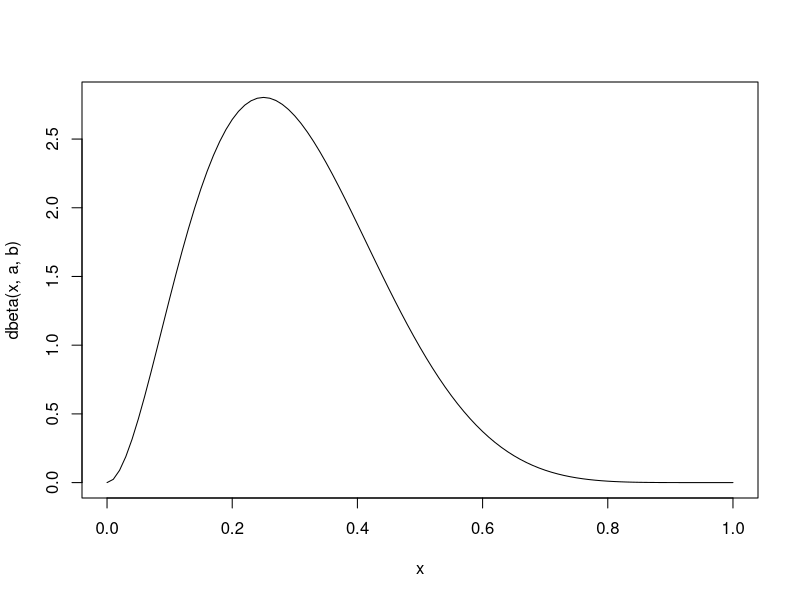
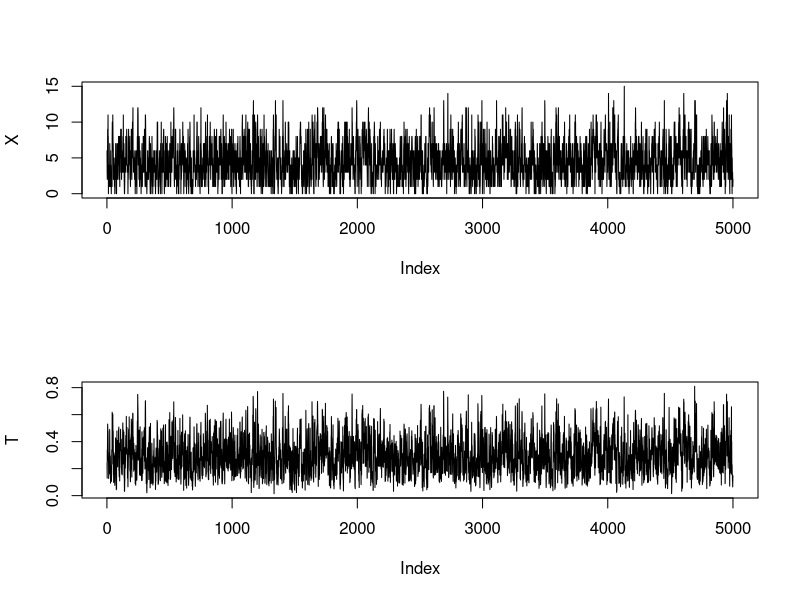
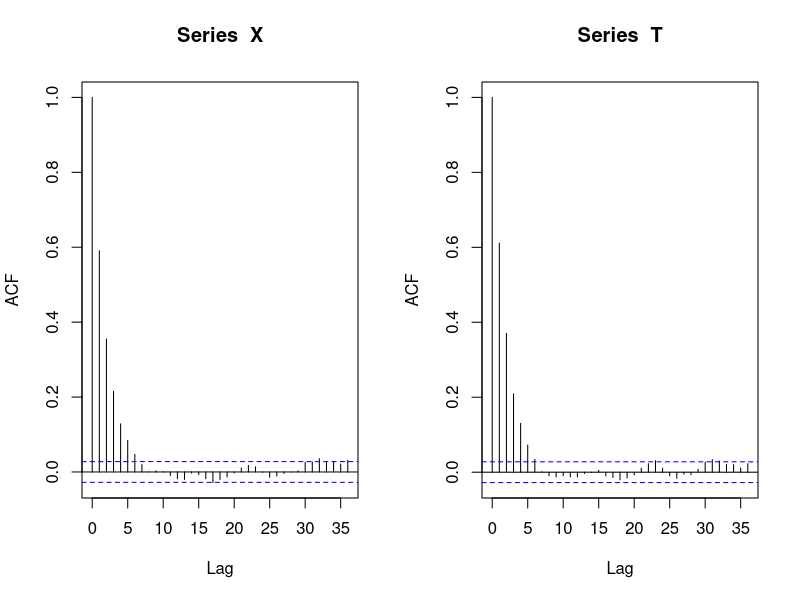
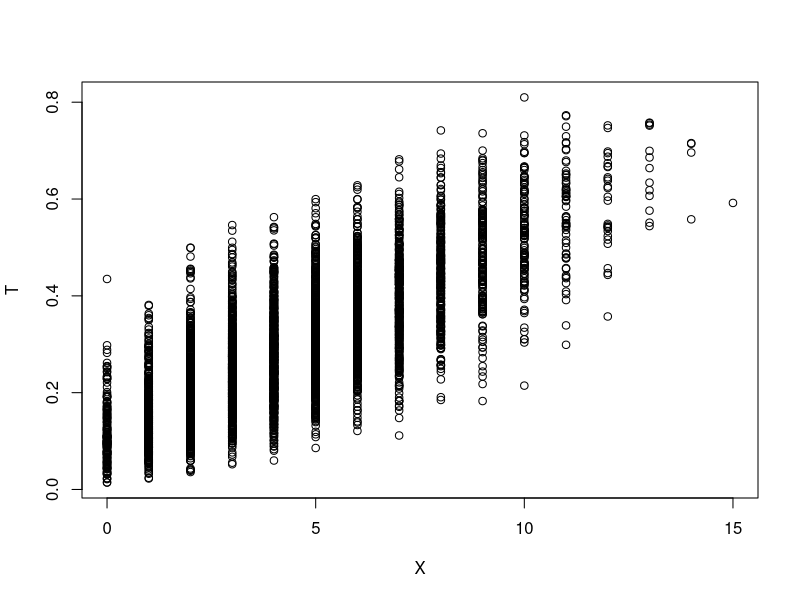
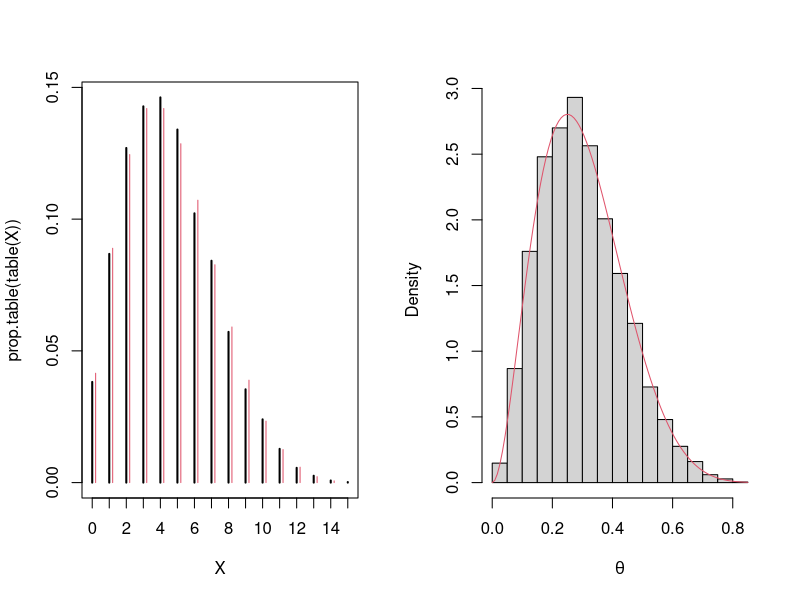
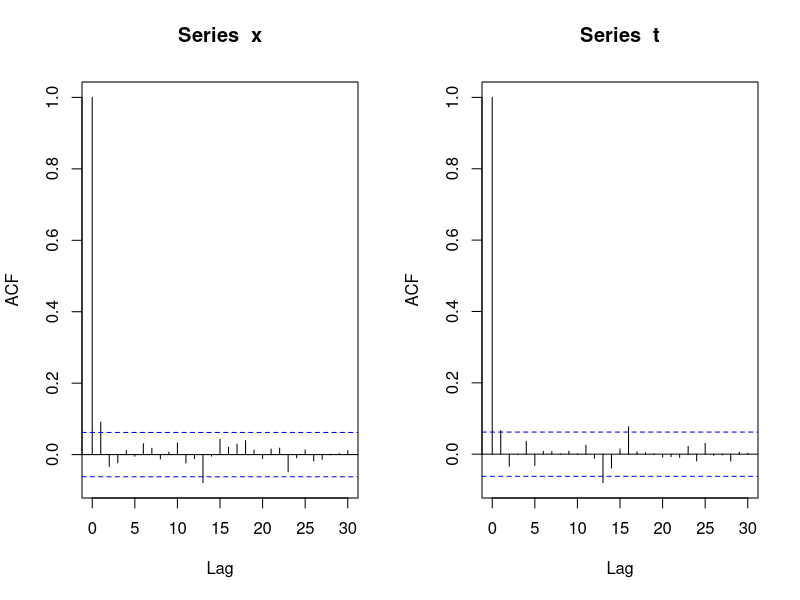
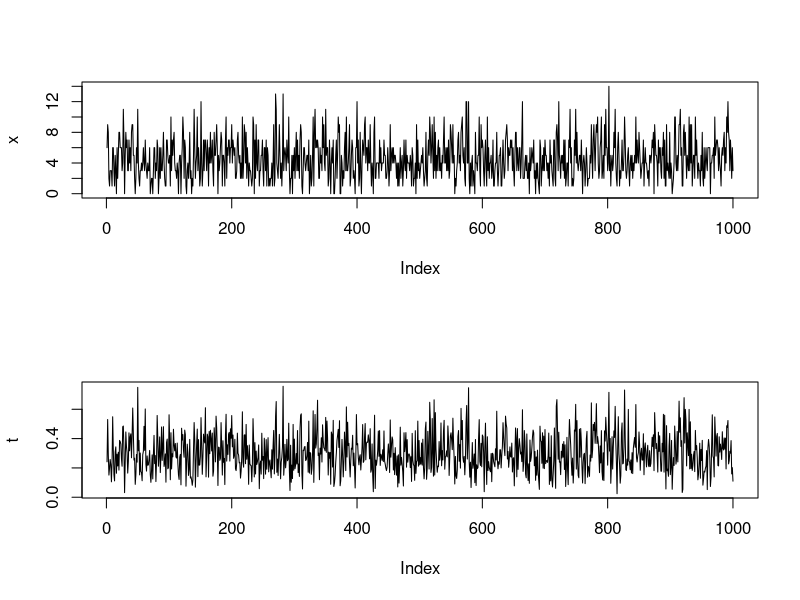
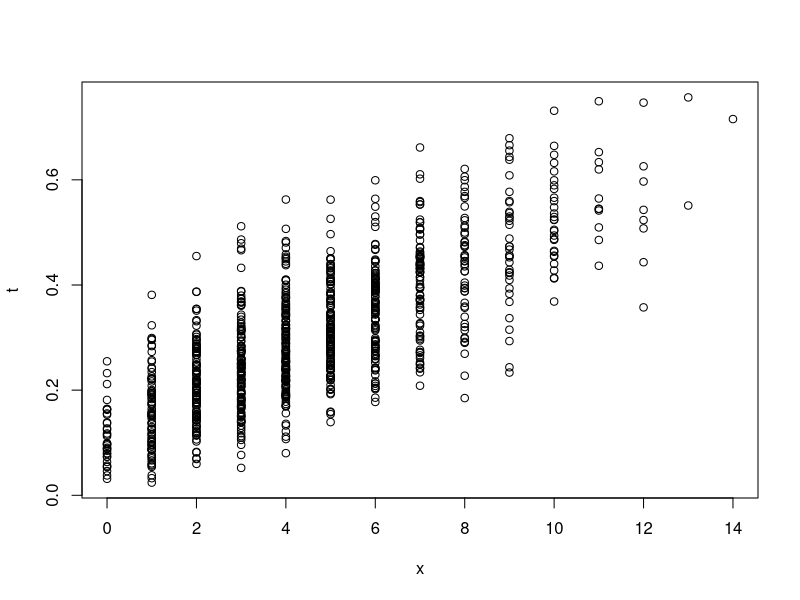

Generate these figures, in order, with R:
##======================================================================
## Exemplo 7.2 do Casella e Robert - Beta-binomial
## X | theta ~ Bin(mu, theta)
## theta ~ Beta(a, b)

## Condicionais são
## X | theta ~ Bin(mu, theta)
## theta | X ~ Beta(x + a, n - x + b)

## Define constantes
N <- 5000
## Burnin
burn <- 1000
## Vetores para armazenar as amostras
T <- numeric(N)
X <- numeric(N)

## Aqui da para testar varios valores para ver o impacto da priori
a <- 3
b <- 7
curve(dbeta(x, a, b), from = 0, to = 1)

## Define valores
n <- 15
## Valores iniciais
T[1] <- rbeta(1, a, b)
X[1] <- rbinom(1, n, T[1])

## Amostrador de Gibbs
for (i in 2:N) {
    X[i] <- rbinom(1, n, T[i - 1])
    T[i] <- rbeta(1, X[i] + a, n - X[i] + b)
}

## Cadeias (mude os valores iniciais para ver convergencia)
par(mfrow = c(2, 1))
plot(X, type = "l")
plot(T, type = "l")
par(mfrow = c(1, 2))

## Correlacao entre os valores
acf(X)
acf(T)
par(mfrow = c(1, 1))
## Conjunta
plot(X, T)

## Integrando a conjunta em relação a theta, chega na marginal de X, que
## é uma Beta-Binomial
betabinom <- function(x, a, b, n) {
    choose(n, x) * (gamma(a + b)/(gamma(a) * gamma(b))) *
        ((gamma(x + a) * gamma(n - x + b))/
        gamma(a + b + n))
}

## Compara amostra com distribuicoes teoricas
par(mfrow = c(1, 2))
## A Beta-binomial é uma distribuição discreta
plot(prop.table(table(X)), type = "h")
points((0:14) + 0.2,
       betabinom(x = 0:14, a = a, b = b, n = n), type = "h", col = 2)
hist(T, freq = FALSE, main = "", xlab = expression(theta))
curve(dbeta(x, a, b), add = TRUE, col = 2)
par(mfrow = c(1, 1))

## Fazendo o thinning
x <- X[seq(1, length(X), 5)]
t <- T[seq(1, length(T), 5)]

## Correlacao entre os valores
par(mfrow = c(1, 2))
acf(x)
acf(t)
par(mfrow = c(2, 1))

## Cadeias (mude os valores iniciais para ver convergencia)
par(mfrow = c(2, 1))
plot(x, type = "l")
plot(t, type = "l")
par(mfrow = c(1, 1))

## Conjunta
plot(x, t)

## Compara amostra com distribuicoes teoricas
par(mfrow = c(1, 2))
## A Beta-binomial é uma distribuição discreta
plot(prop.table(table(x)), type = "h")
points((0:14) + 0.2,
       betabinom(x = 0:14, a = a, b = b, n = n), type = "h", col = 2)
hist(t, freq = FALSE, main = "", xlab = expression(theta))
curve(dbeta(x, a, b), add = TRUE, col = 2)
par(mfrow = c(1, 1))
##======================================================================
